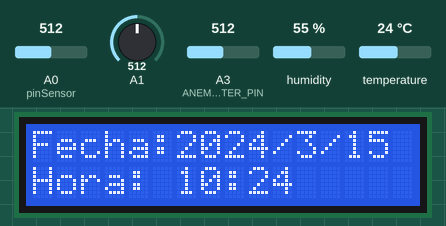
Simulated run of this sketch. Board: Arduino Uno, built with avr-gcc and run on an emulated ATmega328P. On the bench: 16×2 character LCD. The inputs (shaded band) are chosen by the test bench; at power-on: humidity 55 %, temperature 24 °C, A3 (ANEMOMETER_PIN) = 512, A0 (pinSensor) = 512, A1 = 512. The local clock reads 2024-03-15 10:24:30 at power-on unless the sketch sets it; what the sketch prints to the serial monitor is not drawn.

Above: at 2.2 s.
2.3 s: humidity set to 22 %
At 12.4 s:
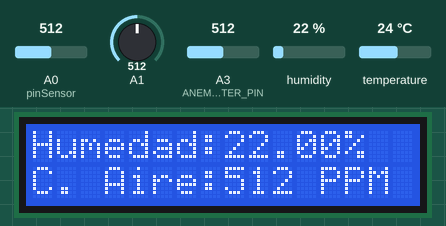
22.7 s: temperature set to 12 °C
At 27.4 s:
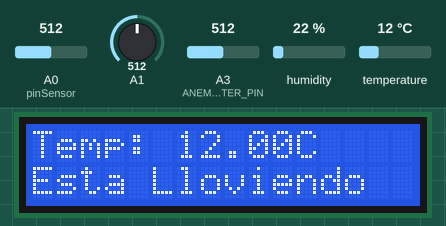
32.8 s: A3 (ANEMOMETER_PIN) set to 610
At 37.6 s:
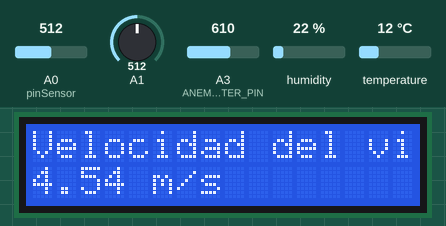
42.8 s: A0 (pinSensor) set to 610
At 47.5 s:
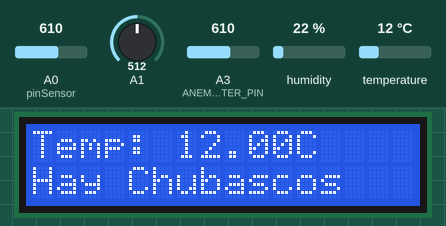
52.9 s: A3 (ANEMOMETER_PIN) set to 590
At 57.7 s:
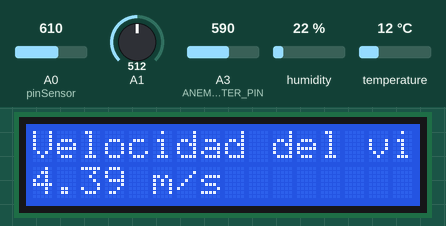
63.0 s: A0 (pinSensor) set to 290
At 67.8 s:
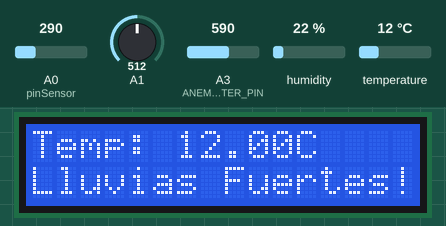
Timing chart, 0 to 69.3 s (numbered marks = the images above; inputs shaded):
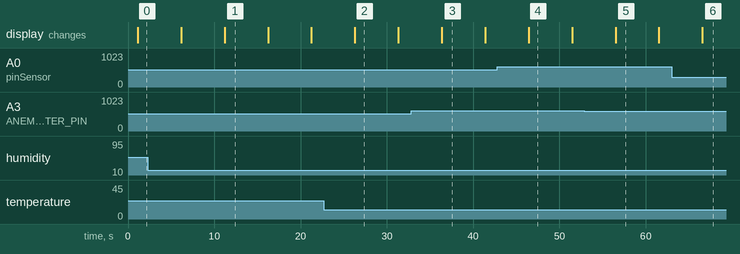

The sketch:

HEXA_CODE.ino
```cpp
// Llamamos a las librerias que vamos a necesitar
#include <Wire.h> // Librería para comunicación I2C
#include <LiquidCrystal_I2C.h> // Librería para controlar el LCD I2C
#include "DHT.h" // Cargamos la librería DHT
#include "RTClib.h" // Librería del reloj real

// CONFIGURACIONES
#define DHTPIN 2 // Seleccionamos el pin en el que se conectará el sensor
#define DHTTYPE DHT22 // Se selecciona el DHT11 (hay otros DHT)
#define VOLTAGE_DIVIDER_RATIO 2.0 // El divisor de voltaje utilizado
#define ANEMOMETER_PIN A3 // El pin del puerto analógico al que está conectado el anemómetro
int pinSensor=A0;

// DECLARACIÓN DE OBJETOS
RTC_DS1307 RTC; // Objeto para acceder al reloj real
DHT dht(DHTPIN, DHTTYPE); // Se inicia una variable que será usada por Arduino para comunicarse con el sensor
LiquidCrystal_I2C lcd(0x27, 16, 2); // Configuramos el display

void setup () {
  Serial.begin(9600);
  Serial.println("setup");

  // Inicializar el LCD
  lcd.init();
  lcd.backlight();
  lcd.clear();
  lcd.print("Iniciando...");

  delay(1000);
  dht.begin(); //iniciar el sensor de temperatura y humedad

  //Iniciar el reloj
  Wire.begin(); // Inicializamos la librería wire
  RTC.begin(); // Inicializamos el módulo reloj
  if (! RTC.isrunning()) {
    Serial.println("RTC no esta funcionando, se establecera la hora actual!");
    RTC.adjust(DateTime(F(__DATE__), F(__TIME__))); // Poniendo el reloj en hora
  }

  DateTime now = RTC.now();
  Serial.println("Hora actual:");
  Serial.print(now.year(), DEC);
  Serial.print('/');
  Serial.print(now.month(), DEC);
  Serial.print('/');
  Serial.print(now.day(), DEC);
  Serial.print(' ');
  Serial.print(now.hour(), DEC);
  Serial.print(':');
  Serial.print(now.minute(), DEC);
  Serial.print(':');
  Serial.print(now.second(), DEC);
  Serial.println();

  DateTime DATE(now.year(), now.month(), now.day(), now.hour(), now.minute(), now.second());

  RTC.adjust(DateTime(DATE));
  Serial.println("La hora se ha establecido correctamente.");

}


void loop() {
  DateTime now = RTC.now(); // Creamos un objeto que contiene la hora y fecha actual

  lcd.clear();
  lcd.setCursor(0, 0);

  // FUNCION PARA MOSTRAR LA FECHA
  lcd.print("Fecha:");
  lcd.print(now.year(), DEC); // A§o
  lcd.print('/');
  lcd.print(now.month(), DEC); // Mes
  lcd.print('/');
  lcd.print(now.day(), DEC); // Dia
  lcd.print(' ');
  // FUNCION PARA MOSTRAR LA HORA
  lcd.setCursor(0, 1);
  lcd.print("Hora: ");
  lcd.print(now.hour(), DEC);
  lcd.print(":");
  lcd.print(now.minute(), DEC);

  delay(5000); //ESPERAR 5 SEGUNDOS PARA CAMBIAR PANTALL

  // FUNCION PARA MOSTRAR LA TEMPERATURA
  lcd.clear();
  lcd.setCursor(0, 0);
  lcd.print("Temp: ");
  lcd.print(dht.readTemperature());
  lcd.print("C");

  // FUNCION PARA EL SENSOR DE LLUVIA
  int valor = analogRead(pinSensor);
  if (valor > 950)
    {
      lcd.setCursor(0, 1);
      lcd.print("Clima despejado");
    }
  else if (valor <= 950 && valor >600 )
  {
    lcd.setCursor(0, 1);
    lcd.print("Hay Chubascos");
  }
  else if (valor <= 600 && valor > 300)
  {

    lcd.setCursor(0, 1);
    lcd.print("Esta Lloviendo");
  }
  else
  {
    lcd.setCursor(0, 1);
    lcd.print("Lluvias Fuertes!");
  }

  delay(5000); // Esperamos 5 segundo para actualizar la pantalla

  // FUNCION PARA MOSTRAR LA HUMEDAD
  lcd.clear(); // Limpia el LCD
  lcd.setCursor(0, 0);
  lcd.print("Humedad:");
  lcd.print(dht.readHumidity());
  lcd.print("%");

  // SENSOR DE CALIDAD DEL AIRE
  int sensorValue = analogRead(A1);
  Serial.print("C. Aire: ");
  Serial.print(sensorValue, DEC);
  Serial.println(" PPM");

  lcd.setCursor(0, 1); // Establece el cursor en la primera columna de la primera fila
  lcd.print("C. Aire:");
  lcd.print(sensorValue, DEC);
  lcd.print(" PPM");

  delay(5000);

  // FUNCION PARA LA VELOCIDAD DEL VIENTO

  float voltage = analogRead(ANEMOMETER_PIN) * (3.3 / 1023.0); // Leer el voltaje de la señal analógica y convertirlo a voltios
  float speed = (3.0 * PI * 0.42 / 0.6) * 0.7 / VOLTAGE_DIVIDER_RATIO * voltage; // Calcular la velocidad del viento en m/s

  lcd.clear(); // Borrar la pantalla
  lcd.setCursor(0, 0); // Colocar el cursor en la primera línea
  lcd.print("Velocidad del viento:"); // Mostrar el texto en la pantalla
  lcd.setCursor(0, 1); // Colocar el cursor en la segunda línea
  lcd.print(speed, 2); // Mostrar la velocidad en la pantalla con dos decimales
  lcd.print(" m/s");

  delay(5000);
}
```

Measured:
- after the input at 42.8 s, the display: changes after 3.6 s (image 4)
- after the input at 63.0 s, the display: changes after 3.6 s (image 6)
- what the display in image 1 shows lasts 5.0 s, from 11.2 s to 16.2 s
